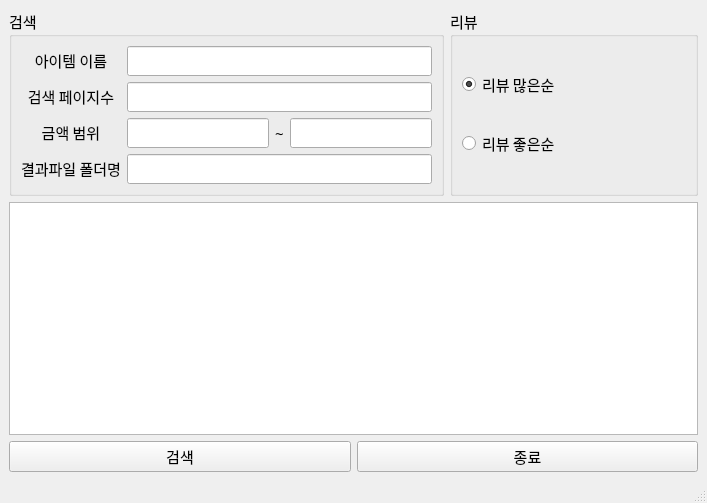
<?xml version="1.0" encoding="UTF-8"?>
<ui version="4.0">
 <class>MainWindow</class>
 <widget class="QMainWindow" name="MainWindow">
  <property name="geometry">
   <rect>
    <x>0</x>
    <y>0</y>
    <width>707</width>
    <height>503</height>
   </rect>
  </property>
  <property name="windowTitle">
   <string>NaverShopper</string>
  </property>
  <widget class="QWidget" name="centralwidget">
   <layout class="QGridLayout" name="gridLayout_5">
    <item row="0" column="0">
     <layout class="QGridLayout" name="gridLayout_3">
      <item row="0" column="0">
       <widget class="QGroupBox" name="groupBox">
        <property name="font">
         <font>
          <family>맑은 고딕</family>
          <pointsize>11</pointsize>
         </font>
        </property>
        <property name="title">
         <string>검색</string>
        </property>
        <layout class="QGridLayout" name="gridLayout">
         <item row="2" column="0">
          <widget class="QLabel" name="label_3">
           <property name="font">
            <font>
             <family>맑은 고딕</family>
             <pointsize>11</pointsize>
            </font>
           </property>
           <property name="text">
            <string>&lt;html&gt;&lt;head/&gt;&lt;body&gt;&lt;p align=&quot;center&quot;&gt;&lt;span style=&quot; font-size:11pt;&quot;&gt;금액 범위&lt;/span&gt;&lt;/p&gt;&lt;/body&gt;&lt;/html&gt;</string>
           </property>
          </widget>
         </item>
         <item row="0" column="1" colspan="3">
          <widget class="QLineEdit" name="input_item_name">
           <property name="font">
            <font>
             <family>맑은 고딕</family>
             <pointsize>11</pointsize>
            </font>
           </property>
          </widget>
         </item>
         <item row="1" column="1" colspan="3">
          <widget class="QLineEdit" name="input_page_cnt">
           <property name="sizePolicy">
            <sizepolicy hsizetype="Minimum" vsizetype="Maximum">
             <horstretch>0</horstretch>
             <verstretch>0</verstretch>
            </sizepolicy>
           </property>
           <property name="font">
            <font>
             <family>맑은 고딕</family>
             <pointsize>11</pointsize>
            </font>
           </property>
          </widget>
         </item>
         <item row="2" column="1">
          <widget class="QLineEdit" name="start_price">
           <property name="sizePolicy">
            <sizepolicy hsizetype="Minimum" vsizetype="Maximum">
             <horstretch>0</horstretch>
             <verstretch>0</verstretch>
            </sizepolicy>
           </property>
           <property name="font">
            <font>
             <family>맑은 고딕</family>
             <pointsize>11</pointsize>
            </font>
           </property>
          </widget>
         </item>
         <item row="0" column="0">
          <widget class="QLabel" name="label">
           <property name="font">
            <font>
             <family>맑은 고딕</family>
             <pointsize>11</pointsize>
            </font>
           </property>
           <property name="text">
            <string>&lt;html&gt;&lt;head/&gt;&lt;body&gt;&lt;p align=&quot;center&quot;&gt;아이템 이름&lt;/p&gt;&lt;/body&gt;&lt;/html&gt;</string>
           </property>
          </widget>
         </item>
         <item row="2" column="2">
          <widget class="QLabel" name="label_4">
           <property name="font">
            <font>
             <family>맑은 고딕</family>
             <pointsize>11</pointsize>
            </font>
           </property>
           <property name="text">
            <string>&lt;html&gt;&lt;head/&gt;&lt;body&gt;&lt;p align=&quot;center&quot;&gt;~&lt;/p&gt;&lt;/body&gt;&lt;/html&gt;</string>
           </property>
          </widget>
         </item>
         <item row="2" column="3">
          <widget class="QLineEdit" name="end_price">
           <property name="sizePolicy">
            <sizepolicy hsizetype="Minimum" vsizetype="Maximum">
             <horstretch>0</horstretch>
             <verstretch>0</verstretch>
            </sizepolicy>
           </property>
           <property name="font">
            <font>
             <family>맑은 고딕</family>
             <pointsize>11</pointsize>
            </font>
           </property>
          </widget>
         </item>
         <item row="1" column="0">
          <widget class="QLabel" name="label_2">
           <property name="font">
            <font>
             <family>맑은 고딕</family>
             <pointsize>11</pointsize>
            </font>
           </property>
           <property name="text">
            <string>&lt;html&gt;&lt;head/&gt;&lt;body&gt;&lt;p align=&quot;center&quot;&gt;검색 페이지수&lt;/p&gt;&lt;/body&gt;&lt;/html&gt;</string>
           </property>
          </widget>
         </item>
         <item row="3" column="0">
          <widget class="QLabel" name="label_5">
           <property name="text">
            <string>&lt;html&gt;&lt;head/&gt;&lt;body&gt;&lt;p align=&quot;center&quot;&gt;결과파일 폴더명&lt;/p&gt;&lt;/body&gt;&lt;/html&gt;</string>
           </property>
          </widget>
         </item>
         <item row="3" column="1" colspan="3">
          <widget class="QLineEdit" name="result_folder"/>
         </item>
        </layout>
       </widget>
      </item>
      <item row="0" column="1">
       <widget class="QGroupBox" name="groupBox_2">
        <property name="font">
         <font>
          <family>맑은 고딕</family>
          <pointsize>11</pointsize>
         </font>
        </property>
        <property name="title">
         <string>리뷰</string>
        </property>
        <layout class="QGridLayout" name="gridLayout_2">
         <item row="0" column="0">
          <widget class="QRadioButton" name="amt_review">
           <property name="font">
            <font>
             <family>맑은 고딕</family>
             <pointsize>11</pointsize>
            </font>
           </property>
           <property name="text">
            <string>리뷰 많은순</string>
           </property>
           <property name="checked">
            <bool>true</bool>
           </property>
          </widget>
         </item>
         <item row="1" column="0">
          <widget class="QRadioButton" name="good_review">
           <property name="font">
            <font>
             <family>맑은 고딕</family>
             <pointsize>11</pointsize>
            </font>
           </property>
           <property name="text">
            <string>리뷰 좋은순</string>
           </property>
          </widget>
         </item>
        </layout>
       </widget>
      </item>
     </layout>
    </item>
    <item row="1" column="0">
     <layout class="QGridLayout" name="gridLayout_4">
      <item row="0" column="0" colspan="2">
       <widget class="QTextBrowser" name="textBrowser">
        <property name="font">
         <font>
          <family>맑은 고딕</family>
          <pointsize>11</pointsize>
         </font>
        </property>
       </widget>
      </item>
      <item row="1" column="0">
       <widget class="QPushButton" name="run_btn">
        <property name="font">
         <font>
          <family>맑은 고딕</family>
          <pointsize>11</pointsize>
         </font>
        </property>
        <property name="text">
         <string>검색</string>
        </property>
       </widget>
      </item>
      <item row="1" column="1">
       <widget class="QPushButton" name="exit_btn">
        <property name="font">
         <font>
          <family>맑은 고딕</family>
          <pointsize>11</pointsize>
         </font>
        </property>
        <property name="text">
         <string>종료</string>
        </property>
       </widget>
      </item>
     </layout>
    </item>
   </layout>
  </widget>
  <widget class="QMenuBar" name="menubar">
   <property name="geometry">
    <rect>
     <x>0</x>
     <y>0</y>
     <width>707</width>
     <height>26</height>
    </rect>
   </property>
  </widget>
  <widget class="QStatusBar" name="statusbar"/>
 </widget>
 <resources/>
 <connections/>
</ui>
